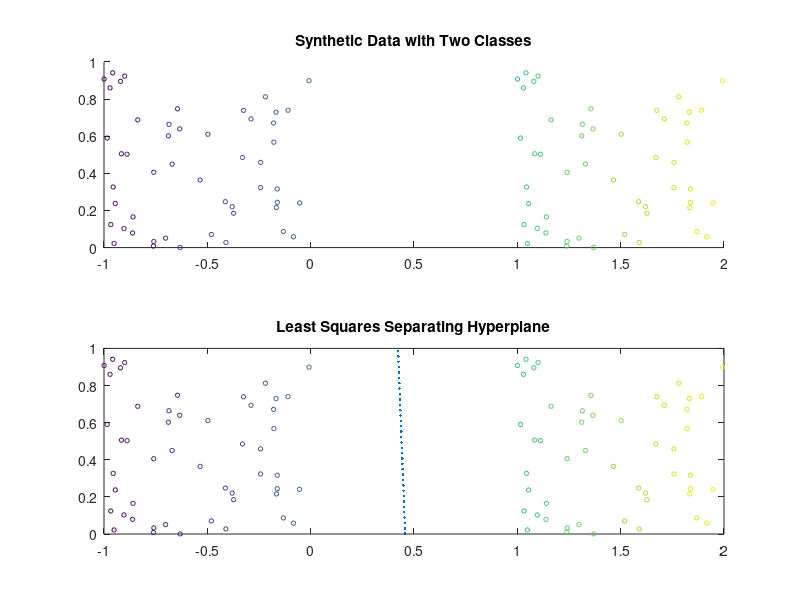

Write the MATLAB code that produced this figure.
% Lab 2
% Find the least squares classification function for the following
% data sets. 
% 1. Randomly generated data set.
% 2. The Iris data set
% 3. Using smartphone data.

A=rand(50,2); %uniform from 0 to 1 and 0 to 1
X1=[ones(50,1) A+[ones(50,1) zeros(50,1)]];
X1=[X1; ones(50,1) A-[ones(50,1) zeros(50,1)]]; %X tilde
y1=[ones(50,1); zeros(50,1)]; %known labels
Beta = inv(X1'*X1)*X1'*y1; % least squares solution

% plot data and hyperplane and color points by the output function value

fx = Beta(1)*X1(:,1)+Beta(2)*X1(:,2)+Beta(3)*X1(:,3); % Approximation of y
x1 = -1:.001:2;
x2 = 1/Beta(3)*(.5-Beta(1)-Beta(2)*x1); %solve for line = 1/2


figure
subplot(2,1,1);
scatter(X1(:,2),X1(:,3),10,fx);
title('Synthetic Data with Two Classes')

subplot(2,1,2);
plot(x1, x2,'.');
hold on
scatter(X1(:,2),X1(:,3),10,fx);
axis([-1,2,0,1]);
title('Least Squares Separating Hyperplane')
hold off